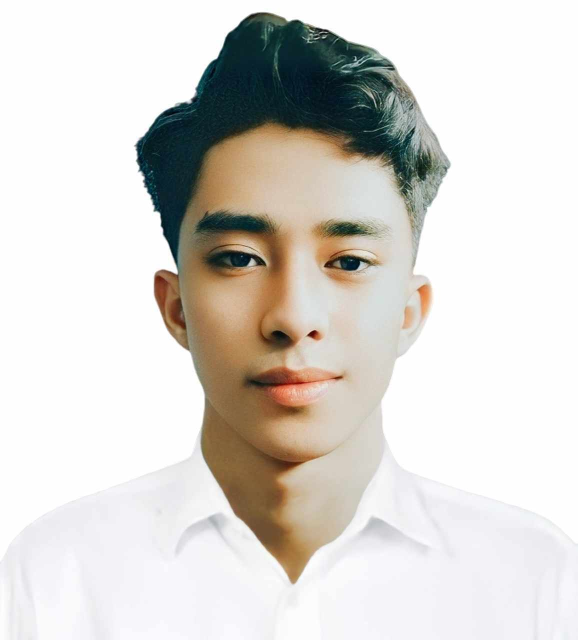
#> input picture Feature-Extraction-Machine-Problem-3/images/original_image1.jpg, 1155 x 1280 px, found by its file name (shown at 1/2 size)
$ jupyter execute --allow-errors 4B_NIEGOS_MP4.ipynb   (shell and % lines are left out)
#> lines starting #> are read from the running program, lines starting #| are printed output that depends on the picture; after the words box and inside, x2 and y2 are one past the last pixel; in counts of white or black regions, pixels touching at a corner belong together
[cell 1]


%cd opencv
%cd build

[cell 2]
from google.colab import drive
drive.mount('/content/drive')

#***Task 1: Harris Corner Detection***

[cell 3]
import cv2
import numpy as np
import matplotlib.pyplot as plt

# Load the image in grayscale
image_path = '/content/drive/MyDrive/IMAGES/original_image1.jpg'
gray_image = cv2.imread(image_path, cv2.IMREAD_GRAYSCALE)
#> gray_image: shape (1280, 1155); min 0, max 255, mean 213.8

# Check if the image is loaded correctly
if gray_image is None:
    print("Error loading image!")
else:
    # Convert grayscale image to float32
    gray = np.float32(gray_image)

    # Apply Harris Corner Detection
    harris_corners = cv2.cornerHarris(gray, blockSize=2, ksize=3, k=0.04)

    # Dilate corner image to enhance corner points
    harris_corners = cv2.dilate(harris_corners, None)

    # Threshold for an optimal value, marking the corners in the original image
    threshold = 0.01 * harris_corners.max()
#> threshold = 150219.4
    image_with_corners = cv2.cvtColor(gray_image, cv2.COLOR_GRAY2BGR)  # Convert to BGR to display colored corners
    image_with_corners[harris_corners > threshold] = [0, 0, 255]  # Mark corners in red
#> image_with_corners: shape (1280, 1155, 3); mean B, G, R 212.8, 212.8, 215.1

    # Display the original and corner-detected images using matplotlib
    plt.figure(figsize=(12, 6))

    plt.subplot(1, 2, 1)
    plt.title('Original Image')
    plt.imshow(gray_image, cmap='gray')
    plt.axis('off')

    plt.subplot(1, 2, 2)
    plt.title('Harris Corner Detection')
    plt.imshow(image_with_corners)
    plt.axis('off')

    plt.show()
#> figure, not shown here; B, G, R data is drawn as R, G, B

#***Task 2: HOG Feature Extraction***

[cell 4]
import cv2
import numpy as np
import matplotlib.pyplot as plt
from skimage.feature import hog
from skimage import exposure

# Load the image
image_path = '/content/drive/MyDrive/IMAGES/original_image1.jpg'  # Replace with your image path
image = cv2.imread(image_path)
#> image is the input picture: shape (1280, 1155, 3); mean B, G, R 208.6, 213.3, 216.5

# Convert the image to grayscale
gray_image = cv2.cvtColor(image, cv2.COLOR_BGR2GRAY)

# Extract HOG features and the HOG image
hog_features, hog_image = hog(
        gray_image,
        orientations=9,
        pixels_per_cell=(8, 8),
        cells_per_block=(2, 2),
        block_norm='L2-Hys',
        visualize=True,
        transform_sqrt=True
    )

# Rescale the HOG image to enhance visualization
hog_image_rescaled = exposure.rescale_intensity(hog_image, in_range=(0, 10))

# Display the original image and HOG visualization
plt.figure(figsize=(12, 6))

plt.subplot(1, 2, 1)
plt.title('Original Image')
plt.imshow(cv2.cvtColor(image, cv2.COLOR_BGR2RGB))  # Convert BGR to RGB for correct color display
plt.axis('off')

plt.subplot(1, 2, 2)
plt.title('HOG Features')
plt.imshow(hog_image_rescaled, cmap='gray')
plt.axis('off')

plt.show()

#***Task 3: ORB Feature Extraction and Matching***

[cell 5]
import cv2
import matplotlib.pyplot as plt

# Load the images
image_path1 = '/content/drive/MyDrive/IMAGES/original_image1.jpg'  # Replace with your first image path
image_path2 = '/content/drive/MyDrive/IMAGES/original_image2.jpg'  # Replace with your second image path

image1 = cv2.imread(image_path1)
image2 = cv2.imread(image_path2)
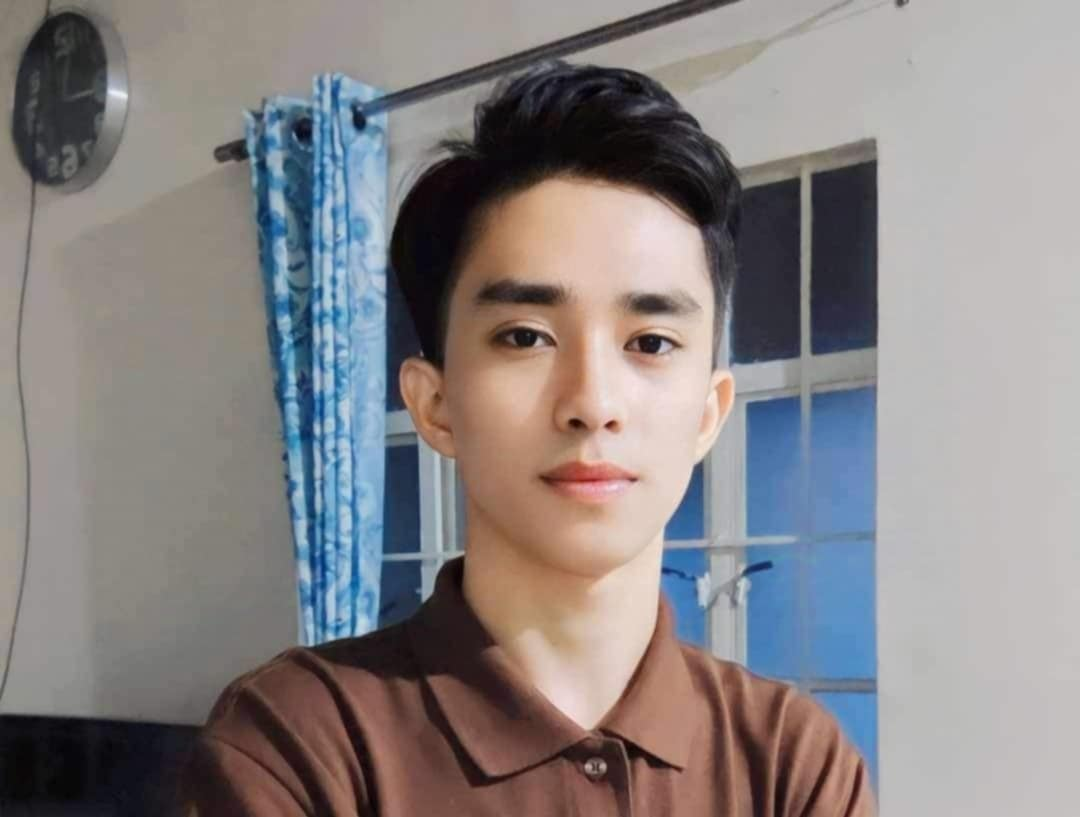
#> input picture Feature-Extraction-Machine-Problem-3/images/original_image2.jpg, 1080 x 817 px, found by its file name
#> image2 is the input picture: shape (817, 1080, 3); mean B, G, R 131.7, 131.1, 136.2

# Convert the images to grayscale
gray1 = cv2.cvtColor(image1, cv2.COLOR_BGR2GRAY)
gray2 = cv2.cvtColor(image2, cv2.COLOR_BGR2GRAY)

# Initialize the ORB detector
orb = cv2.ORB_create()

# Detect keypoints and compute descriptors for both images
keypoints1, descriptors1 = orb.detectAndCompute(gray1, None)
#> keypoints1 = 500 keypoints; strongest (x, y, size): (713, 520, 111.1), (314, 427, 92.6), (724, 525, 77.1), (319, 428, 77.1)
keypoints2, descriptors2 = orb.detectAndCompute(gray2, None)
#> keypoints2 = 500 keypoints; strongest (x, y, size): (657, 340, 92.6), (652, 340, 111.1), (362, 627, 111.1), (358, 630, 77.1)

# Use FLANN-based matcher for matching descriptors
index_params = dict(algorithm=6,  # FLANN_INDEX_LSH
                    table_number=6,  # 12
                    key_size=12,     # 20
                    multi_probe_level=1)  # 2
search_params = dict(checks=50)  # or pass empty dictionary

flann = cv2.FlannBasedMatcher(index_params, search_params)

# Match descriptors
matches = flann.knnMatch(descriptors1, descriptors2, k=2)
#> matches = 500 matches

# Store all the good matches as per Lowe's ratio test
good_matches = []
for m, n in matches:
    if m.distance < 0.7 * n.distance:
        good_matches.append(m)
#> after the loop, good_matches = 16 matches

# Draw matches
matched_image = cv2.drawMatches(image1, keypoints1, image2, keypoints2, good_matches, None, flags=cv2.DrawMatchesFlags_NOT_DRAW_SINGLE_POINTS)
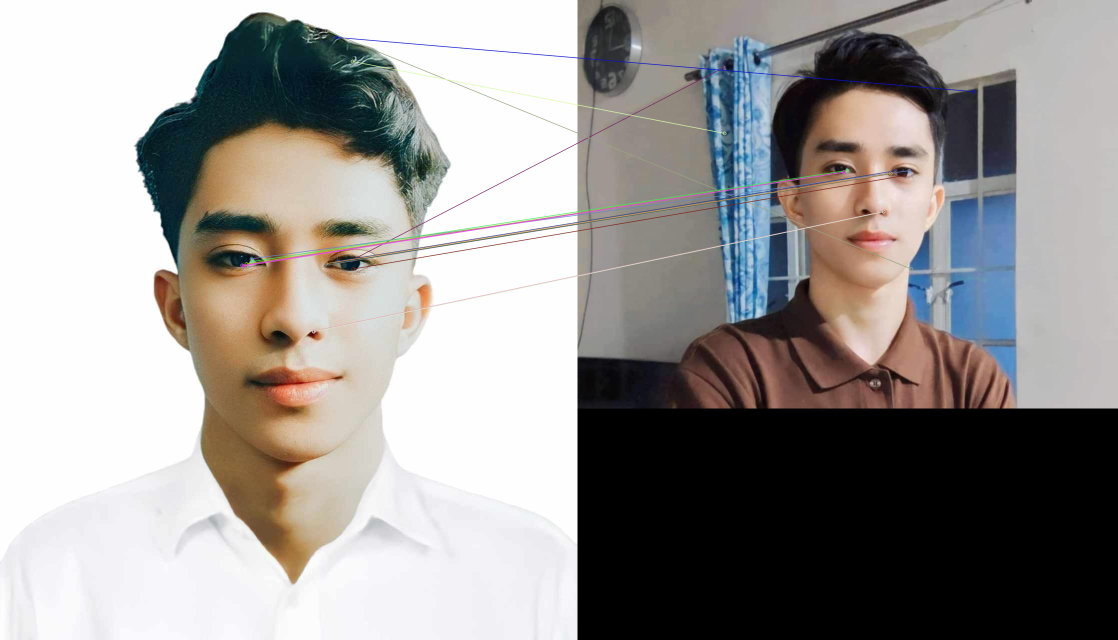
#> matched_image: shape (1280, 2235, 3) (shown at 1/2 size); mean B, G, R 148.2, 150.3, 153.6

# Display the matched keypoints
plt.figure(figsize=(15, 10))
plt.title('ORB Feature Matching')
plt.imshow(cv2.cvtColor(matched_image, cv2.COLOR_BGR2RGB))  # Convert BGR to RGB for correct color display
plt.axis('off')
plt.show()

#***Task 4: SIFT and SURF Feature Extraction***

[cell 6]
import cv2
import matplotlib.pyplot as plt

# Load the images
image_path1 = '/content/drive/MyDrive/IMAGES/original_image1.jpg'
image_path2 = '/content/drive/MyDrive/IMAGES/original_image2.jpg'
image1 = cv2.imread(image_path1)
image2 = cv2.imread(image_path2)

# Convert the images to grayscale
gray1 = cv2.cvtColor(image1, cv2.COLOR_BGR2GRAY)
gray2 = cv2.cvtColor(image2, cv2.COLOR_BGR2GRAY)

# Initialize SIFT detector
sift = cv2.SIFT_create()

# Detect keypoints and compute descriptors using SIFT
keypoints1_sift, descriptors1_sift = sift.detectAndCompute(gray1, None)
#> keypoints1_sift = 1329 keypoints; strongest (x, y, size): (652, 65, 2.2), (647, 75, 3.1), (504, 524, 7.9), (829, 334, 70.3)
keypoints2_sift, descriptors2_sift = sift.detectAndCompute(gray2, None)
#> keypoints2_sift = 843 keypoints; strongest (x, y, size): (648, 344, 17), (610, 425, 7), (800, 260, 125), (584, 122, 94.5)

# Initialize SURF detector
#> (the rest of this cell did not finish here and is left out)

#***Task 5: Feature Matching using Brute-Force Matcher***

[cell 7]
import cv2
import matplotlib.pyplot as plt

# Load the images
image_path1 = '/content/drive/MyDrive/IMAGES/original_image1.jpg'
image_path2 = '/content/drive/MyDrive/IMAGES/original_image2.jpg'

image1 = cv2.imread(image_path1)
image2 = cv2.imread(image_path2)

# Convert the images to grayscale
gray1 = cv2.cvtColor(image1, cv2.COLOR_BGR2GRAY)
gray2 = cv2.cvtColor(image2, cv2.COLOR_BGR2GRAY)

# Initialize the ORB detector
orb = cv2.ORB_create()

# Detect keypoints and compute descriptors for both images
keypoints1, descriptors1 = orb.detectAndCompute(gray1, None)
keypoints2, descriptors2 = orb.detectAndCompute(gray2, None)

# Initialize the Brute-Force Matcher
bf = cv2.BFMatcher(cv2.NORM_HAMMING, crossCheck=True)

# Match descriptors
matches = bf.match(descriptors1, descriptors2)
#> matches = 100 matches

# Sort matches by distance (the lower the distance, the better the match)
matches = sorted(matches, key = lambda x:x.distance)

# Draw the first 50 matches
matched_image = cv2.drawMatches(image1, keypoints1, image2, keypoints2, matches[:50], None, flags=cv2.DrawMatchesFlags_NOT_DRAW_SINGLE_POINTS)

# Display the matched keypoints
plt.figure(figsize=(15, 10))
plt.title('ORB Feature Matching using Brute-Force Matcher')
plt.imshow(cv2.cvtColor(matched_image, cv2.COLOR_BGR2RGB))  # Convert BGR to RGB for correct color display
plt.axis('off')
plt.show()

#***Task 6: Image Segmentation using Watershed Algorithm***

[cell 8]
import cv2
import numpy as np
import matplotlib.pyplot as plt

# Load the image
image_path = '/content/drive/MyDrive/IMAGES/original_image2.jpg'  # Replace with your image path
image = cv2.imread(image_path)

# Convert the image to grayscale
gray = cv2.cvtColor(image, cv2.COLOR_BGR2GRAY)

# Apply a binary threshold to the grayscale image
ret, thresh = cv2.threshold(gray, 0, 255, cv2.THRESH_BINARY_INV + cv2.THRESH_OTSU)
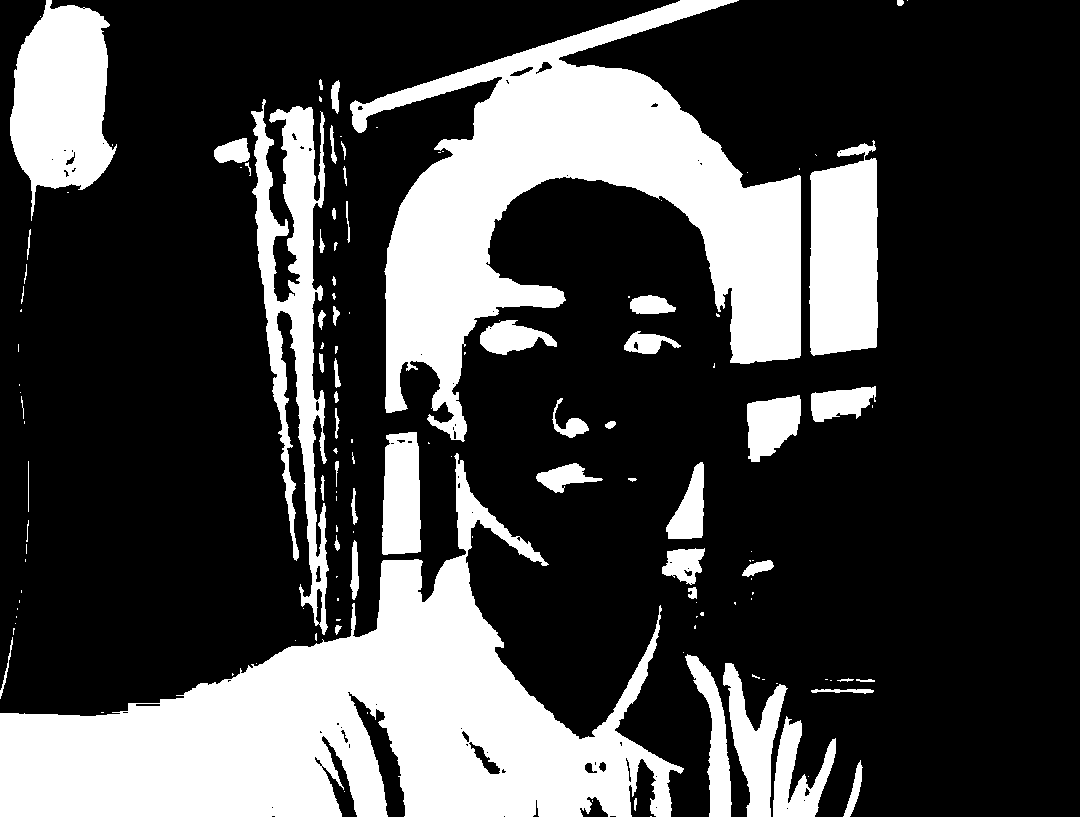
#> thresh: shape (817, 1080); 27.3% white; 137 white regions (78 under 20 px), largest, box (x1, y1, x2, y2) and area: (0, 453, 684, 817) 94286, (350, 0, 801, 442) 72077, (251, 99, 329, 635) 16197
#> ret = 108

# Remove noise using morphological operations
kernel = np.ones((3, 3), np.uint8)
opening = cv2.morphologyEx(thresh, cv2.MORPH_OPEN, kernel, iterations=2)
#> opening: shape (817, 1080); 26.7% white; 40 white regions, largest, box (x1, y1, x2, y2) and area: (0, 556, 682, 817) 91380, (350, 0, 801, 440) 71773, (10, 0, 114, 191) 15185

# Sure background area
sure_bg = cv2.dilate(opening, kernel, iterations=3)
#> sure_bg: shape (817, 1080); 31.6% white; 25 white regions, largest, box (x1, y1, x2, y2) and area: (0, 429, 685, 817) 107736, (347, 0, 804, 443) 84190, (211, 104, 331, 633) 23054

# Finding sure foreground area using distance transform
dist_transform = cv2.distanceTransform(opening, cv2.DIST_L2, 5)
ret, sure_fg = cv2.threshold(dist_transform, 0.7 * dist_transform.max(), 255, 0)
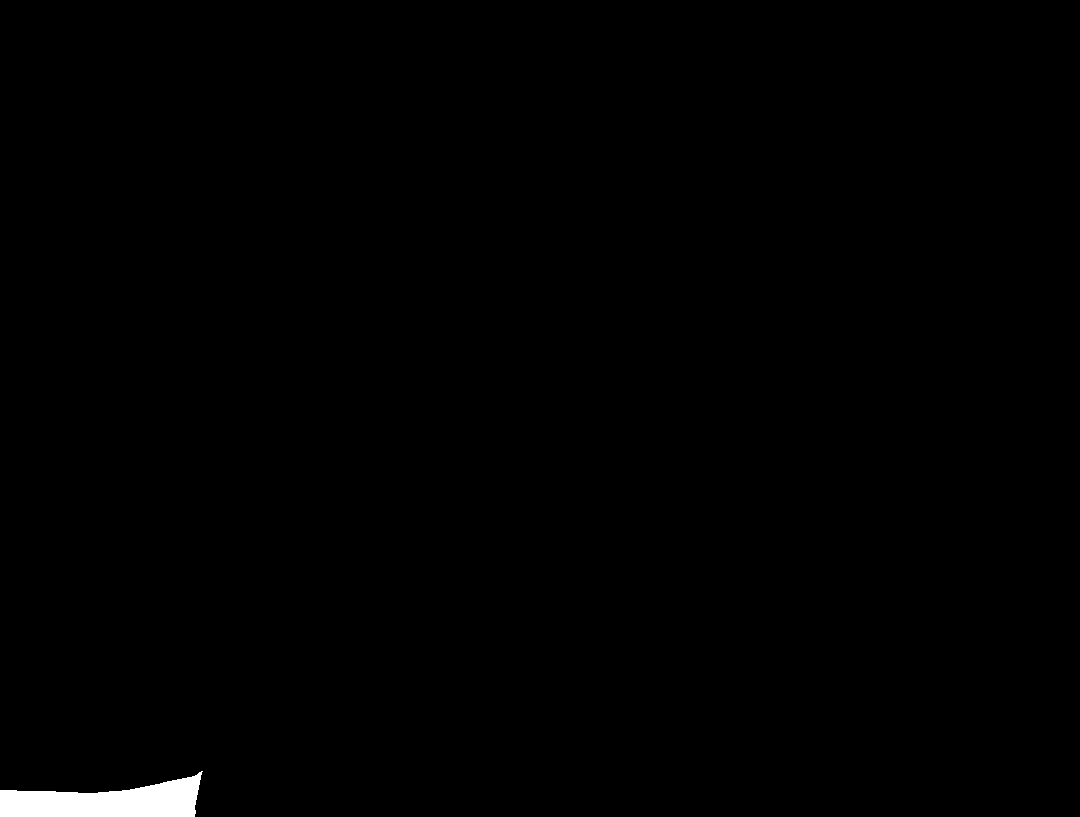
#> sure_fg: shape (817, 1080) float32; 0.64% white; 1 white region, box (x1, y1, x2, y2) and area: (0, 771, 203, 817) 5685
#> ret = 77.49

# Finding unknown region
sure_fg = np.uint8(sure_fg)
unknown = cv2.subtract(sure_bg, sure_fg)
#> unknown: shape (817, 1080); 30.9% white; 25 white regions, largest, box (x1, y1, x2, y2) and area: (0, 429, 685, 817) 102051, (347, 0, 804, 443) 84190, (211, 104, 331, 633) 23054

# Marker labelling
ret, markers = cv2.connectedComponents(sure_fg)
#> ret = 2

# Add one to all labels so that sure background is not 0 but 1
markers = markers + 1

# Now, mark the region of unknown with zero
markers[unknown == 255] = 0
#> markers: shape (817, 1080) int32; 3 distinct labels, from 0 to 2

# Apply the Watershed algorithm
markers = cv2.watershed(image, markers)
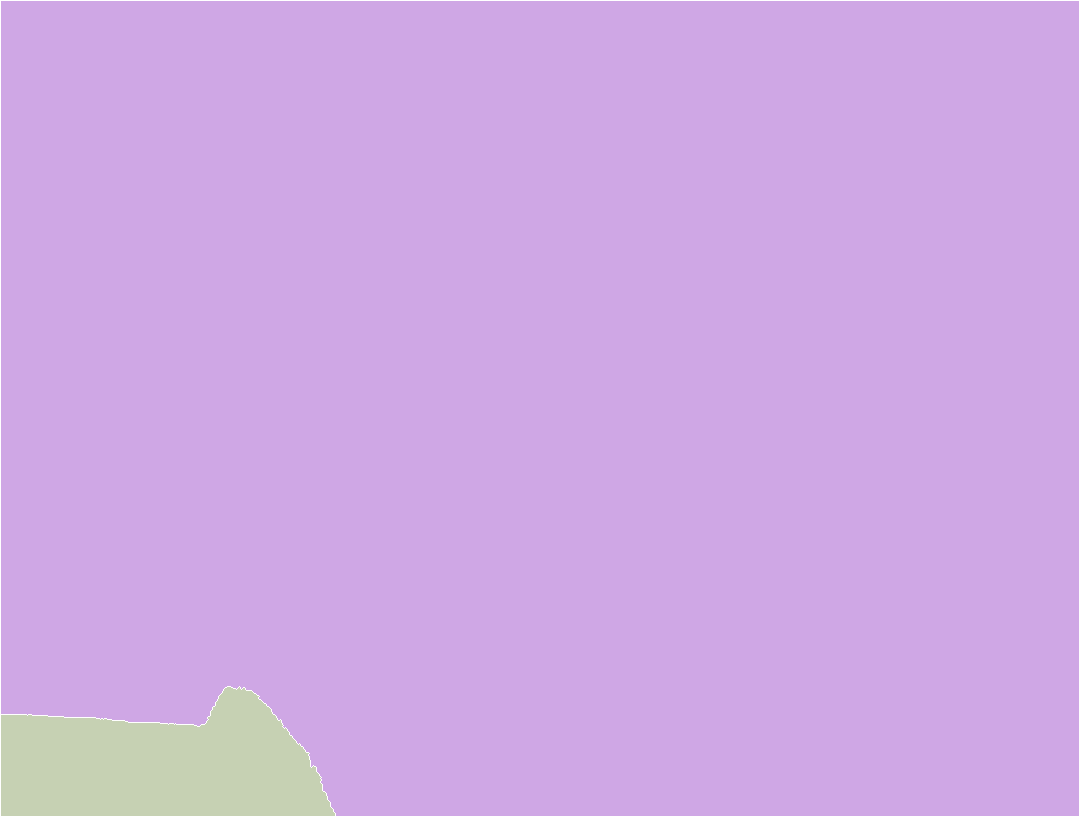
#> markers: shape (817, 1080) int32; 3 distinct labels, from -1 to 2; one colour per label, 0 black, -1 white
image[markers == -1] = [255, 0, 0]  # Mark the boundaries with red color
#> image: shape (817, 1080, 3)

# Display the original image and the segmented image
plt.figure(figsize=(12, 6))

plt.subplot(1, 2, 1)
plt.title('Original Image')
plt.imshow(cv2.cvtColor(image, cv2.COLOR_BGR2RGB))  # Convert BGR to RGB for correct color display
plt.axis('off')

plt.subplot(1, 2, 2)
plt.title('Segmented Image')
plt.imshow(cv2.cvtColor(image, cv2.COLOR_BGR2RGB))  # Convert BGR to RGB for correct color display
plt.axis('off')

plt.tight_layout()
plt.show()
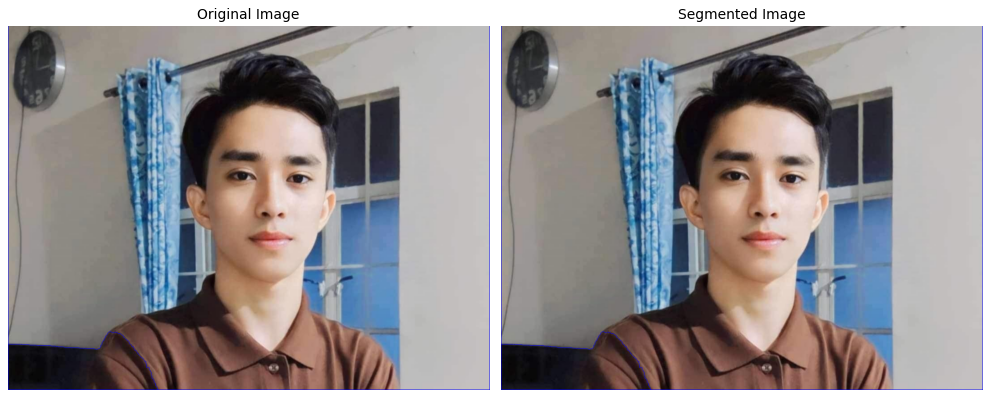
#> figure drawn by matplotlib, 2 panels
